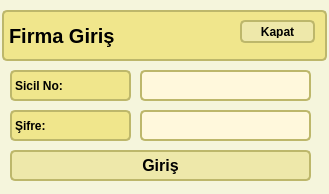
<?xml version="1.0" encoding="UTF-8"?>
<ui version="4.0">
 <class>MainWindow</class>
 <widget class="QMainWindow" name="MainWindow">
  <property name="geometry">
   <rect>
    <x>0</x>
    <y>0</y>
    <width>329</width>
    <height>194</height>
   </rect>
  </property>
  <property name="windowTitle">
   <string>İşletme Girişi</string>
  </property>
  <property name="styleSheet">
   <string notr="true">.QWidget {
   background-color: beige;
}

/* Nice Windows-XP-style password character. */
QLineEdit[echoMode=&quot;2&quot;] {
    lineedit-password-character: 9679;
}

/* We provide a min-width and min-height for push buttons
   so that they look elegant regardless of the width of the text. */
QPushButton {
    background-color: palegoldenrod;
    border-width: 2px;
    border-color: darkkhaki;
    border-style: solid;
    border-radius: 5;
    padding: 3px;
    min-width: 9ex;
    min-height: 2.5ex;
}

QPushButton:hover {
   background-color: khaki;
}

/* Increase the padding, so the text is shifted when the button is
   pressed. */
QPushButton:pressed {
    padding-left: 5px;
    padding-top: 5px;
    background-color: #d0d67c;
}

QLabel, QAbstractButton {
    font: bold;
}

/* Mark mandatory fields with a brownish color. */
.mandatory {
    color: brown;
}

/* Bold text on status bar looks awful. */
QStatusBar QLabel {
   font: normal;
}

QStatusBar::item {
    border-width: 1;
    border-color: darkkhaki;
    border-style: solid;
    border-radius: 2;
}

QComboBox, QLineEdit, QSpinBox, QTextEdit, QListView {
    background-color: cornsilk;
    selection-color: #0a214c; 
    selection-background-color: #C19A6B;
	border-width: 2px;
    border-color: darkkhaki;
    border-style: solid;
    border-radius: 5;
}

QListView {
    show-decoration-selected: 1;
}

QListView::item:hover {
    background-color: wheat;
}

/* We reserve 1 pixel space in padding. When we get the focus,
   we kill the padding and enlarge the border. This makes the items
   glow. */
QLineEdit, QFrame {
    border-width: 2px;
    padding: 1px;
    border-style: solid;
    border-color: darkkhaki;
    border-radius: 5px;
}

/* As mentioned above, eliminate the padding and increase the border. */
QLineEdit:focus, QFrame:focus {
    border-width: 3px;
    padding: 0px;
}

/* A QLabel is a QFrame ... */
QLabel {
    border: none;
    padding: 0;
    background: none;
}

/* A QToolTip is a QLabel ... */
QToolTip {
    border: 2px solid darkkhaki;
    padding: 5px;
    border-radius: 3px;
    opacity: 200;
}

/* Nice to have the background color change when hovered. */
QRadioButton:hover, QCheckBox:hover {
    background-color: wheat;
}

/* Force the dialog's buttons to follow the Windows guidelines. */
QDialogButtonBox {
    button-layout: 0;
}

QTabWidget::pane { /* The tab widget frame */
    border-top: 2px solid #C2C7CB;
}

QTabWidget::tab-bar {
    left: 5px; /* move to the right by 5px */
}

/* Style the tab using the tab sub-control. Note that
    it reads QTabBar _not_ QTabWidget */
QTabBar::tab {
    background: palegoldenrod(x1: 0, y1: 0, x2: 0, y2: 1,
                                stop: 0 #E1E1E1, stop: 0.4 #DDDDDD,
                                stop: 0.5 #D8D8D8, stop: 1.0 #D3D3D3);
   border-width: 2px;
    border-color: darkkhaki;
    border-style: solid;
    border-top-left-radius: 4px;
    border-top-right-radius: 4px;
    min-width: 8ex;
    padding: 2px;
}

QTabBar::tab:selected, QTabBar::tab:hover {
    background-color: palegoldenrod;
}

QTabBar::tab:selected {
	border-width: 2px;
    border-color: darkkhaki;
    border-style: solid;
    border-bottom-color: #darkkhaki; /* same as pane color */
}

QTabBar::tab:!selected {
    margin-top: 2px; /* make non-selected tabs look smaller */
}

QFrame{
	background-color: khaki;
    border-width: 2px;
    border-color: darkkhaki;
    border-style: solid;
    border-radius: 5;
	
}</string>
  </property>
  <widget class="QWidget" name="centralwidget">
   <widget class="QLabel" name="lblSicilNo">
    <property name="geometry">
     <rect>
      <x>10</x>
      <y>70</y>
      <width>121</width>
      <height>31</height>
     </rect>
    </property>
    <property name="text">
     <string>Sicil No:</string>
    </property>
   </widget>
   <widget class="QLineEdit" name="lineSicilNo">
    <property name="geometry">
     <rect>
      <x>140</x>
      <y>70</y>
      <width>171</width>
      <height>31</height>
     </rect>
    </property>
   </widget>
   <widget class="QLineEdit" name="lineSifre">
    <property name="geometry">
     <rect>
      <x>140</x>
      <y>110</y>
      <width>171</width>
      <height>31</height>
     </rect>
    </property>
    <property name="text">
     <string/>
    </property>
    <property name="echoMode">
     <enum>QLineEdit::Password</enum>
    </property>
   </widget>
   <widget class="QLabel" name="lblSifre">
    <property name="geometry">
     <rect>
      <x>10</x>
      <y>110</y>
      <width>121</width>
      <height>31</height>
     </rect>
    </property>
    <property name="text">
     <string>Şifre: </string>
    </property>
   </widget>
   <widget class="QLabel" name="label">
    <property name="geometry">
     <rect>
      <x>2</x>
      <y>10</y>
      <width>325</width>
      <height>51</height>
     </rect>
    </property>
    <property name="font">
     <font>
      <pointsize>15</pointsize>
      <weight>75</weight>
      <bold>true</bold>
     </font>
    </property>
    <property name="text">
     <string>Firma Giriş</string>
    </property>
   </widget>
   <widget class="QPushButton" name="btnGiris">
    <property name="geometry">
     <rect>
      <x>10</x>
      <y>150</y>
      <width>301</width>
      <height>31</height>
     </rect>
    </property>
    <property name="font">
     <font>
      <pointsize>12</pointsize>
      <weight>75</weight>
      <italic>false</italic>
      <bold>true</bold>
     </font>
    </property>
    <property name="text">
     <string>Giriş</string>
    </property>
   </widget>
   <widget class="QPushButton" name="btnKapat">
    <property name="geometry">
     <rect>
      <x>240</x>
      <y>20</y>
      <width>75</width>
      <height>23</height>
     </rect>
    </property>
    <property name="text">
     <string>Kapat</string>
    </property>
   </widget>
  </widget>
 </widget>
 <resources/>
 <connections/>
</ui>
